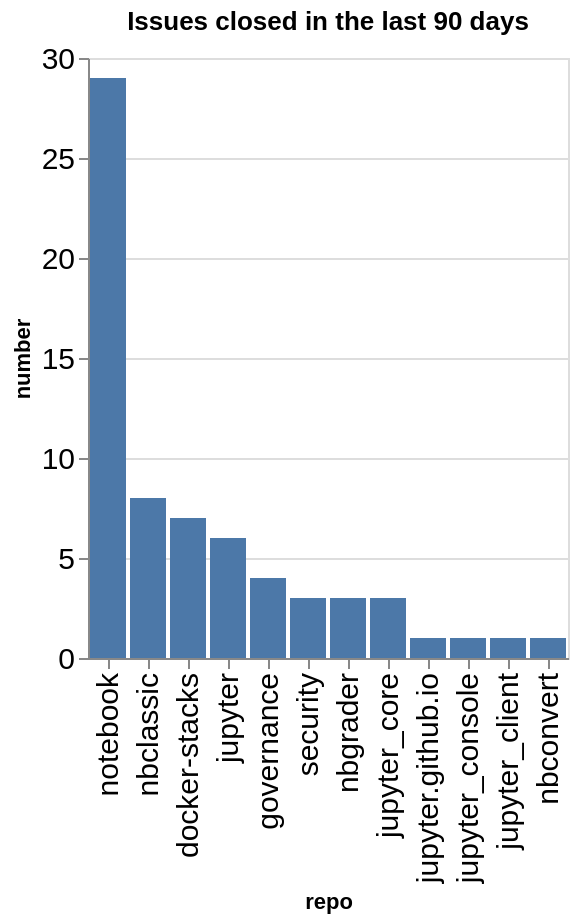

Here is the notebook cell this chart was saved with:
### Code cell
closed_counts = closed.groupby(['org', 'repo']).count()['number'].reset_index()
closed_counts['org/repo'] = closed_counts.apply(lambda a: a['org'] + '/' + a['repo'], axis=1)
sorted_vals = closed_counts.sort_values(['number'], ascending=False)['repo'].values
alt.Chart(data=closed_counts, title=f"Issues closed in the last {n_days} days").mark_bar().encode(
    x=alt.X('repo', sort=alt.Sort(sorted_vals.tolist())),
    y='number',
)

### Figure 1 — Vega-Lite specification as saved in the notebook (floating-point values rounded to 4 significant figures)
{"config": {"axisLeft": {"labelFontSize": 15}, "axisBottom": {"labelFontSize": 15}}, "data": {"name": "data-41849e82e1434c7e3a7beac4fa4b1828"}, "mark": {"type": "bar"}, "encoding": {"x": {"field": "repo", "sort": ["notebook", "nbclassic", "docker-stacks", "jupyter", "governance", "security", "nbgrader", "jupyter_core", "jupyter.github.io", "jupyter_console", "jupyter_client", "nbconvert"], "type": "nominal"}, "y": {"field": "number", "type": "quantitative"}}, "title": "Issues closed in the last 90 days", "$schema": "https://vega.github.io/schema/vega-lite/v5.20.1.json", "datasets": {"data-41849e82e1434c7e3a7beac4fa4b1828": [{"org": "jupyter", "repo": "docker-stacks", "number": 7, "org/repo": "jupyter/docker-stacks"}, {"org": "jupyter", "repo": "governance", "number": 4, "org/repo": "jupyter/governance"}, {"org": "jupyter", "repo": "jupyter", "number": 6, "org/repo": "jupyter/jupyter"}, {"org": "jupyter", "repo": "jupyter.github.io", "number": 1, "org/repo": "jupyter/jupyter.github.io"}, {"org": "jupyter", "repo": "jupyter_client", "number": 1, "org/repo": "jupyter/jupyter_client"}, {"org": "jupyter", "repo": "jupyter_console", "number": 1, "org/repo": "jupyter/jupyter_console"}, {"org": "jupyter", "repo": "jupyter_core", "number": 3, "org/repo": "jupyter/jupyter_core"}, {"org": "jupyter", "repo": "nbclassic", "number": 8, "org/repo": "jupyter/nbclassic"}, {"org": "jupyter", "repo": "nbconvert", "number": 1, "org/repo": "jupyter/nbconvert"}, {"org": "jupyter", "repo": "nbgrader", "number": 3, "org/repo": "jupyter/nbgrader"}, {"org": "jupyter", "repo": "notebook", "number": 29, "org/repo": "jupyter/notebook"}, {"org": "jupyter", "repo": "security", "number": 3, "org/repo": "jupyter/security"}]}}
